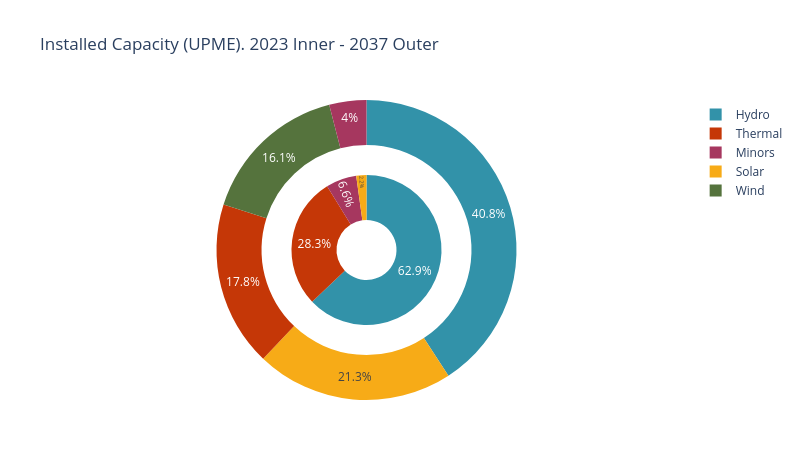

Notebook source saved alongside this figure:
### Code cell
import pandas as pd
esc_cap_2023 = pd.read_csv(cap_2023)
esc_cap_2023.rename(columns={'gen_tech': 'Tech'}, inplace=True)
esc_cap_2037 = pd.read_csv(cap_2037)
esc_cap_2037.rename(columns={'gen_tech': 'Tech'}, inplace=True)

sw.scenarios.installed_capacity(esc_cap_2023, esc_cap_2037, '2023', '2037', scenario_name, 'UPME')

### Figure 1 — Plotly figure (JSON) as saved in the notebook; plotly's stock layout.template omitted (floating-point values rounded to 4 significant figures)
{"data": [{"direction": "clockwise", "domain": {"x": [0.25, 0.75], "y": [0.25, 0.75]}, "hole": 0.4, "labels": ["Wind", "Hydro", "Minors", "Thermal", "Solar"], "marker": {"colors": ["#55733D", "#3292A9", "#A6375F", "#C53707", "#F7AB17"]}, "showlegend": true, "sort": true, "textinfo": "percent", "textposition": "inside", "type": "pie", "values": [0, 62.9, 6.6, 28.3, 2.2]}, {"domain": {"x": [0, 1], "y": [0, 1]}, "hole": 0.6, "labels": ["blank"], "marker": {"colors": ["#FFFFFF"]}, "showlegend": false, "type": "pie", "values": [100]}, {"direction": "clockwise", "domain": {"x": [0, 1], "y": [0, 1]}, "hole": 0.7, "labels": ["Wind", "Hydro", "Minors", "Thermal", "Solar"], "marker": {"colors": ["#55733D", "#3292A9", "#A6375F", "#C53707", "#F7AB17"]}, "showlegend": true, "sort": true, "textinfo": "percent", "textposition": "inside", "type": "pie", "values": [16.1, 40.8, 4, 17.8, 21.3]}], "layout": {"height": 450, "margin": {"b": 50, "l": 50, "r": 50, "t": 100}, "title": {"text": "Installed Capacity (UPME). 2023 Inner - 2037 Outer"}, "width": 800}}
